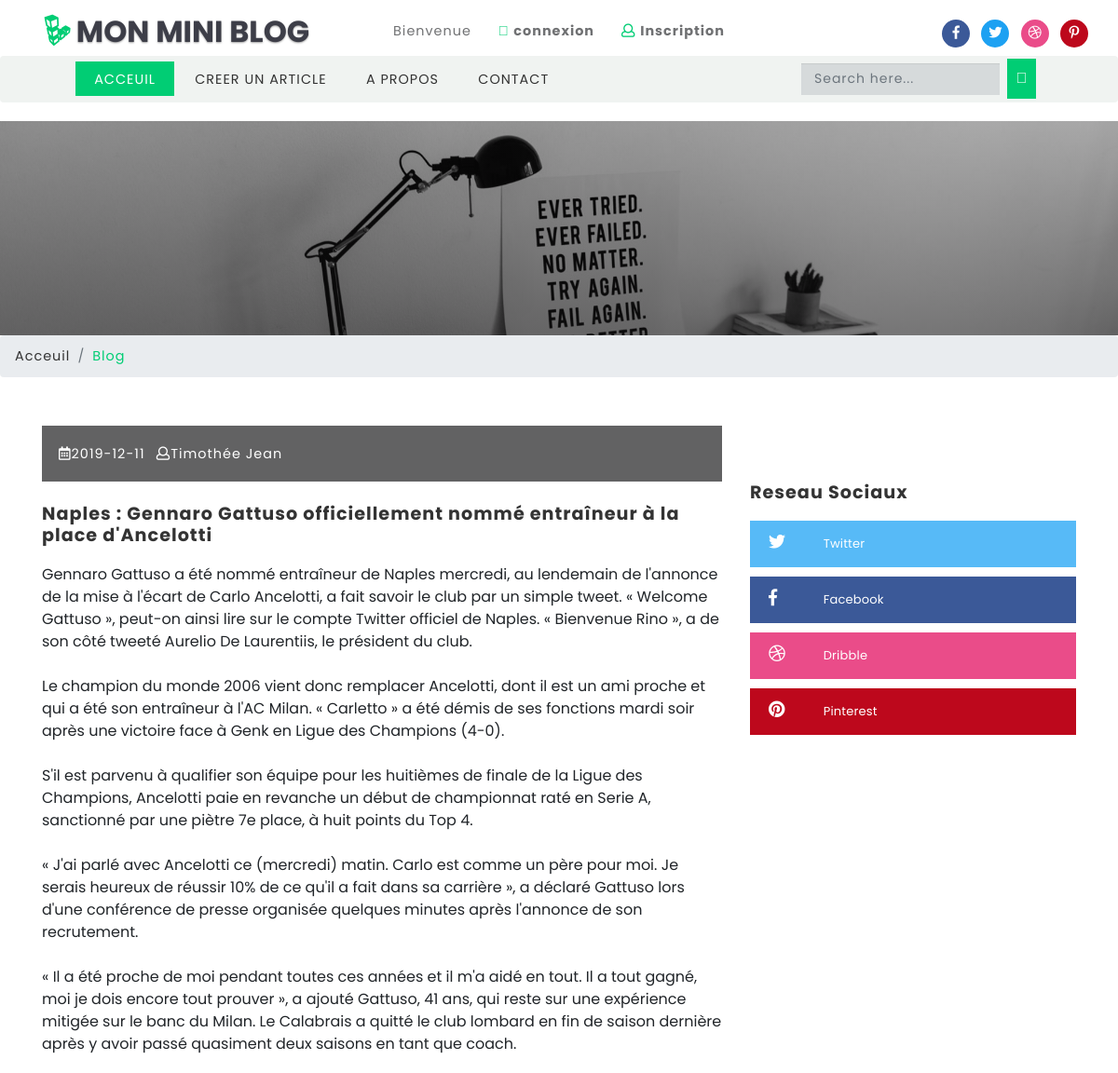
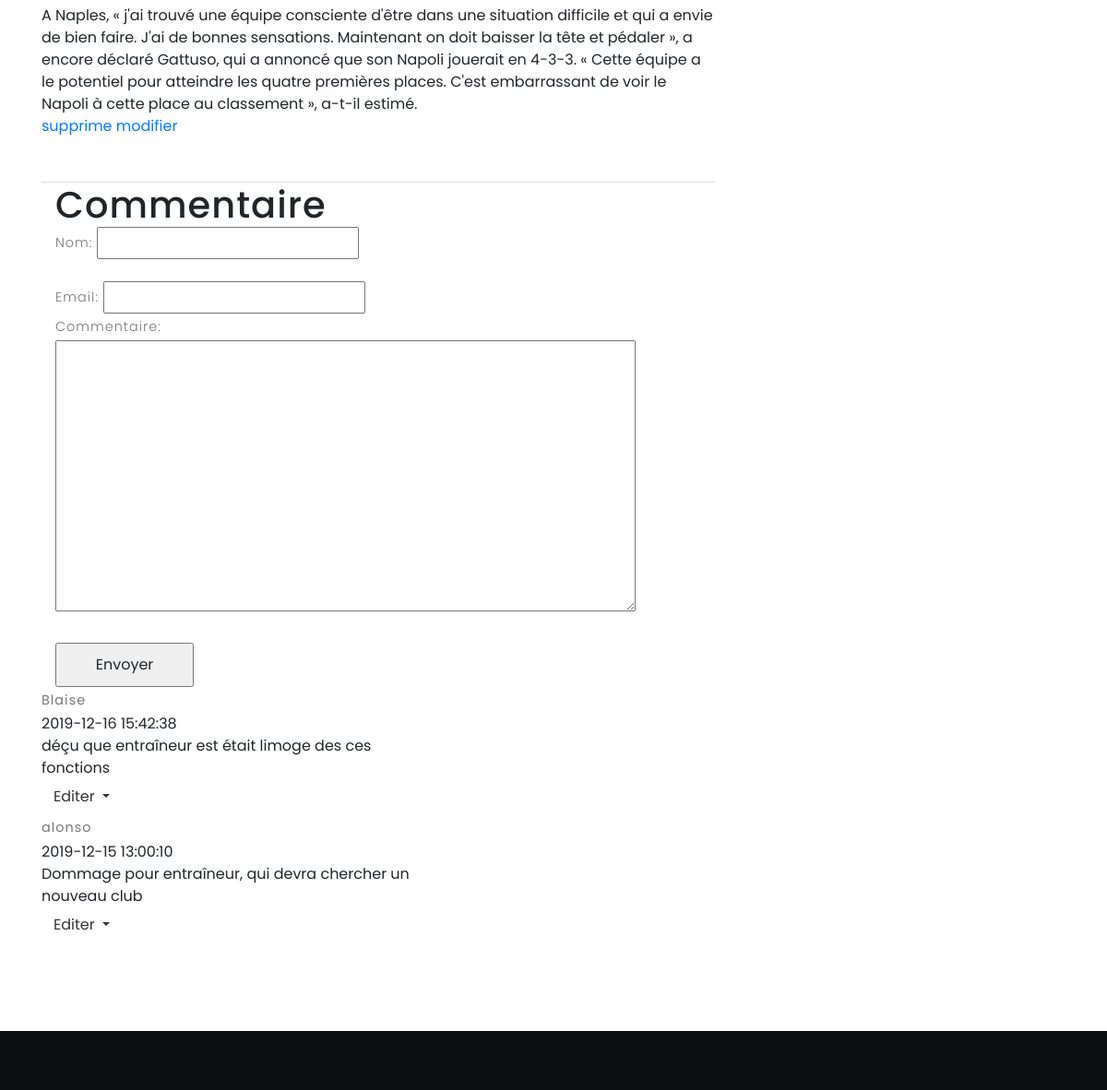
/commentaire.php?id=21, run on the app's committed database (2 pictures, top to bottom).
### tables this page shows
CREATE TABLE IF NOT EXISTS `article` (
  `id` int(10) UNSIGNED NOT NULL AUTO_INCREMENT,
  `titre` varchar(250) NOT NULL,
  `texte` text NOT NULL,
  `date` date DEFAULT NULL,
  `auteur` varchar(150) DEFAULT NULL,
  PRIMARY KEY (`id`)
);

CREATE TABLE IF NOT EXISTS `commentaire` (
  `id` int(11) NOT NULL AUTO_INCREMENT,
  `pseudo` varchar(150) NOT NULL,
  `email` varchar(150) NOT NULL,
  `texte` text NOT NULL,
  `date` datetime NOT NULL,
  `id_article` int(11) NOT NULL,
  PRIMARY KEY (`id`),
  KEY `id_article` (`id_article`)
);

### commentaire.php (the view, shortened to what this page needs)
<?php
$con = mysqli_connect("127.0.0.1", "root", "", "blog");
$id=$_REQUEST['id'];
$query="SELECT * from article where id='".$id."'";
$result=mysqli_query($con,$query) ;
$row = mysqli_fetch_assoc($result);
?>
<!DOCTYPE html>
<html lang="zxx">
<head>
	<link rel="stylesheet" href="https://maxcdn.bootstrapcdn.com/bootstrap/3.4.1/css/bootstrap.min.css">
	<link href="css/bootstrap.css" rel='stylesheet' type='text/css' />
	<link rel="stylesheet" href="css/jquery.desoslide.css">
	<link href="css/style.css" rel='stylesheet' type='text/css' />
	<link href="css/fontawesome-all.css" rel="stylesheet">
</head>
<body>
	<?php include("header.php");?>
	<div class="banner-inner">
	</div>
	<ol class="breadcrumb">
		<li class="breadcrumb-item">
			<a href="index.php">Acceuil</a>
		</li>
		<li class="breadcrumb-item active">Blog</li>
	</ol>
	<section class="banner-bottom">
		<div class="container">
			<div class="row">
				<div class="col-lg-8 left-blog-info-w3layouts-agileits text-left">
					<div class="blog-grid-top">
						<div class="b-grid-top">
							<div class="blog-info-middle">
								<ul>
									<li>
										<a href="#">
											<i class="far fa-calendar-alt"></i><?php echo $row['date']; ?></a>
										</li>
										<li class="mx-2">
											<a href="#">
												<i class="far fa-user"></i><?php echo $row['auteur']; ?></a>
											</li>
												</ul>
											</div>
										</div>
										<h3>
											<a href="single.html"><?php echo $row['titre']; ?></a>
										</h3>
										<?php echo nl2br($row['texte']);
										echo "<br/>";
										echo "<a href=suparticle.php?id=".$row['id']. ">supprime </a>
										<a href=uparticle.php?id=".$row['id']. ">modifier </a>";
										?>
									</div>
									<div class="container">
										<h1>Commentaire </h1>
									<form action="" method="POST" enctype="multipart/form-data">
									  <p>Nom: <input type="text" name="pseudo" /></p><br/>
									  <p>Email: <input type="email" name="mail" /></p>
									  <p>Commentaire: <br /><textarea name="cmt" rows="10" cols="50"></textarea></p>
									  <br />
									  <input type="submit" name="ok" value="Envoyer">
									</form>
									</div>
									<?php
										$connect = mysqli_connect("127.0.0.1", "root", "", "blog");
										?>
									<?php
										$com = "SELECT * FROM commentaire where id_article=$id ORDER BY date DESC ";
										   if ($res = mysqli_query($connect,$com)) {
											  while ($ligne = mysqli_fetch_assoc($res)) {
												 echo "<p><strong>".$ligne['pseudo']."</strong></p>","".$ligne['date']."" ;
												echo "<div style='width:400px'>".$ligne['texte']."
												<div class=\"input-group\">
												<button type=\"button\" class=\"btn btn-default dropdown-toggle\" data-toggle=\"dropdown\" >Editer <span></span></button>
												<ul class=\"dropdown-menu\">
												<li><a href=supp.php?id=".$ligne['id']. ">supprime </a></li>
												<li><a href=update.php?id=".$ligne['id']. ">modifier </a></li>
</ul>
</div>
												</div>" ;
												  }
										   }
										   ?>
								</div>
								<aside class="col-lg-4 agileits-w3ls-right-blog-con text-right">
									<div class="right-blog-info text-left">
										<div class="tech-btm widget_social">
											<h4>Reseau Sociaux</h4>
											<ul>
												<li>
													<a class="twitter" href="http://www.twitter.com">
														<i class="fab fa-twitter"></i>
														<span class="count"></span> Twitter</a>
													</li>
													<li>
														<a class="facebook" href="http://www.facebook.com">
															<i class="fab fa-facebook-f"></i>
															<span class="count"></span> Facebook</a>
														</li>
														<li>
															<a class="dribble" href="http://www.dribble.com">
																<i class="fab fa-dribbble"></i>
																<span class="count"></span> Dribble</a>
															</li>
															<li>
																<a class="pin" href="http://www.pinterest.com">
																	<i class="fab fa-pinterest"></i>
																	<span class="count"></span> Pinterest</a>
																</li>
															</ul>
														</div>
													</div>
												</aside>
											</div>
										</div>
									</section>
									<?php include("footer.php");?>
							</body>
							</html>

### css/style.css (style rules this page uses)
html, body { margin: 0; font-size: 100%; font-family: 'Poppins', sans-serif; background: #fff; }
body a { text-decoration: none; transition: 0.5s all; -webkit-transition: 0.5s all; -moz-transition: 0.5s all; -o-transition: 0.5s all; -ms-transition: 0.5s all; }
input[type="button"], input[type="submit"], input[type="text"], input[type="email"], input[type="search"] { transition: 0.5s all; -webkit-transition: 0.5s all; -moz-transition: 0.5s all; -o-transition: 0.5s all; -ms-transition: 0.5s all; font-family: 'Poppins', sans-serif; }
h1, h2, h3, h4, h5, h6 { margin: 0; font-family: 'Poppins', sans-serif; letter-spacing:1px; }
p { margin: 0; font-size: 0.9em; color: #777777; line-height: 2em; letter-spacing: 1px; font-weight: 300; }
ul { margin: 0; padding: 0; }
.pin { background: #BD081C; }
.banner-bottom { padding: 6em 0; position: relative; }
.b-grid-top { position: relative; }
.blog-info-middle ul li a { font-size: 0.9em; letter-spacing: 1px; color: #fff; }
.blog-info-middle { width: 100%; background: rgba(14, 15, 16, 0.65); padding: 18px; position: absolute; bottom: 0; }
.blog-info-middle ul li { display: inline-block; }
.blog-grid-top h3,.two-blog2 h3,h5.card-title { font-size: 1.2em; margin: 1.2em 0 1em 0; font-weight: 700; }
.blog-grid-top h3 a,.two-blog2 h3 a,h5.card-title a { color: #333333; }
.blog-grid-top { border-bottom: 1px solid #ddd; padding-bottom: 3em; }
.tech-btm h4 { font-size: 1.2em; color: #333333; font-weight: 700; margin-bottom: 1em; }
.tech-btm { margin-bottom: 2em; }
.widget_social li { display: block; }
.widget_social li a { color: #fff; display: inline-block; font-size: 13px; font-weight:400; letter-spacing: 0.2px; line-height: 30px; margin-bottom: 10px; padding: 10px 20px; text-transform: capitalize; width: 100%; }
.widget_social li a.twitter { background: #57baf7; }
.widget_social li a.facebook { background: #3b5998; }
.widget_social li a.dribble { background: #ea4c89; }
.widget_social li a.pin { background: #BD081C; }
.widget_social li a i { font-size: 18px; position: relative; text-align: left; width: 35px; }
.widget_social li a .count { padding-left: 20px; }
.banner-inner { background: -webkit-linear-gradient(rgba(23, 22, 23, 0.2), rgba(23, 22, 23, 0.5)), url(../images/banner4.jpg) no-repeat; background: -moz-linear-gradient(rgba(23, 22, 23, 0.2), rgba(23, 22, 23, 0.5)), url(../images/banner4.jpg) no-repeat; background: -ms-linear-gradient(rgba(23, 22, 23, 0.2), rgba(23, 22, 23, 0.5)), url(../images/banner4.jpg) no-repeat; background: linear-gradient(rgba(23, 22, 23, 0.2), rgba(23, 22, 23, 0.5)), url(../images/banner4.jpg) no-repeat; background-size: cover; min-height: 230px; }
li.breadcrumb-item { font-size: 0.9em; letter-spacing: 1px; }
li.breadcrumb-item a { color: #333; }
.breadcrumb-item.active { color: #01cd74; }
a.facebook { color: #fff; font-size: 16px; }
input[type=submit] { width: 150px; padding: 10px; }

### data on the page
article: date "2019-12-11", auteur "Timothée Jean", titre "Naples : Gennaro Gattuso officiellement nommé entraîneur à la place d'Ancelotti", texte "Gennaro Gattuso a été nommé entraîneur de Naples mercredi, au lendemain de l'annonce de la mise à l'écart de Carlo Ancelotti, a fait savoir le club par un simple tweet. « Welcome Gattuso », peut-on ainsi lire sur le compte Twitter officiel de Naples. « Bienvenue Rino », a de son côté tweeté Aurelio De Laurentiis, le président du club. Le champion du monde 2006 vient donc remplacer Ancelotti, dont il est un ami proche et qui a été son entraîneur à l'AC Milan. « Carletto » a été démis de ses fonctions mardi soir après une victoire face à Genk en Ligue des Champions (4-0). S'il est parvenu à qualifier son équipe pour les huitièmes de finale de la Ligue des Champions, Ancelotti paie en revanche…"
commentaire: pseudo "Blaise", date "2019-12-16 15:42:38", texte "déçu que entraîneur est était limoge des ces fonctions"
commentaire: pseudo "alonso", date "2019-12-15 13:00:10", texte "Dommage pour entraîneur, qui devra chercher un nouveau club"
